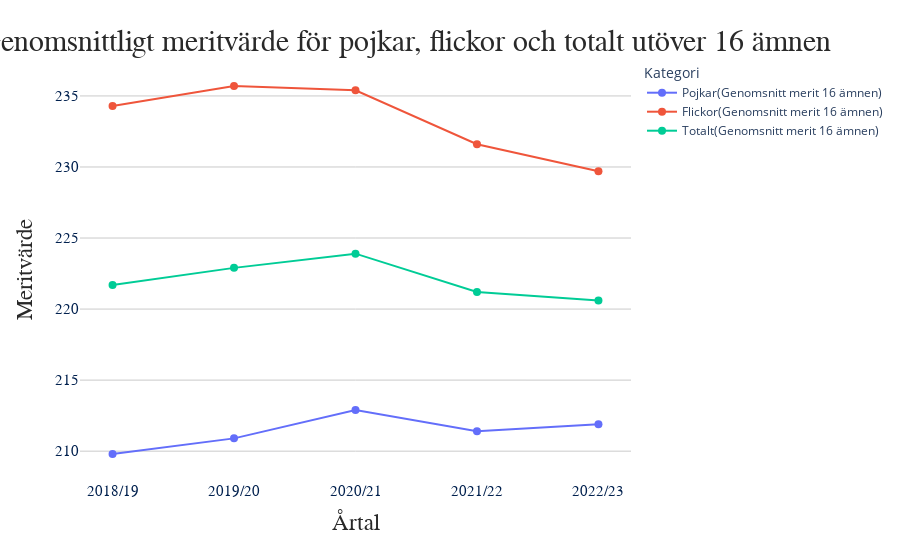

The cell this chart's notebook holds for it:
### Markdown cell above
## B)

### Code cell
df_mean16 = pd.melt(
    df_1b[0:5],
    id_vars="Variabel",
    var_name="Kategori",
    value_vars={
        "Totalt(Genomsnitt merit 16 ämnen)",
        "Flickor(Genomsnitt merit 16 ämnen)",
        "Pojkar(Genomsnitt merit 16 ämnen)",
    },
    value_name="Meritvärde",
)

fig = px.line(
    df_mean16,
    x="Variabel",
    y="Meritvärde",
    color="Kategori",
    labels={"Variabel": "Årtal"},
    markers= True
)

fig.update_layout(
    title="Genomsnittligt meritvärde för pojkar, flickor och totalt utöver 16 ämnen",
    title_font=dict(
        family="Calibri",
        color=colors["GRAY1"],
        size=30,
    ),
    title_x=0.45,
    title_xanchor="center",
    title_yanchor="top",
    plot_bgcolor= "white"
)

fig.update_traces(
    line=dict(width=2),
    textposition="top center",
    marker=dict(
        size=8,
    ),
)

fig.update_xaxes(
    titlefont=dict(
        family="Calibri",
        color=colors["GRAY1"],
        size=23,
    ),
    tickfont=dict(
        family="Ariel",
        size=15,
        color=colors["BLUE2"],
    ),
)

fig.update_yaxes(
    titlefont=dict(
        family="Calibri",
        color=colors["GRAY1"],
        size=23,
    ),
    tickfont=dict(
        family="Ariel",
        color=colors["BLUE2"],
        size=15,
    ),
    showgrid= True,
    gridcolor= colors["GRAY2"]
)

pio.write_html(fig, "Visualizations/plot_1.B.html")
fig.show()

### Figure 1 — Plotly figure (JSON) as saved in the notebook; plotly's stock layout.template omitted (floating-point values rounded to 4 significant figures)
{"data": [{"hovertemplate": "Kategori=Pojkar(Genomsnitt merit 16 ämnen)<br>Årtal=%{x}<br>Meritvärde=%{y}<extra></extra>", "legendgroup": "Pojkar(Genomsnitt merit 16 ämnen)", "line": {"color": "#636efa", "dash": "solid", "width": 2}, "marker": {"size": 8, "symbol": "circle"}, "mode": "lines+markers", "name": "Pojkar(Genomsnitt merit 16 ämnen)", "orientation": "v", "showlegend": true, "textposition": "top center", "type": "scatter", "x": ["2018/19", "2019/20", "2020/21", "2021/22", "2022/23"], "xaxis": "x", "y": [209.8, 210.9, 212.9, 211.4, 211.9], "yaxis": "y"}, {"hovertemplate": "Kategori=Flickor(Genomsnitt merit 16 ämnen)<br>Årtal=%{x}<br>Meritvärde=%{y}<extra></extra>", "legendgroup": "Flickor(Genomsnitt merit 16 ämnen)", "line": {"color": "#EF553B", "dash": "solid", "width": 2}, "marker": {"size": 8, "symbol": "circle"}, "mode": "lines+markers", "name": "Flickor(Genomsnitt merit 16 ämnen)", "orientation": "v", "showlegend": true, "textposition": "top center", "type": "scatter", "x": ["2018/19", "2019/20", "2020/21", "2021/22", "2022/23"], "xaxis": "x", "y": [234.3, 235.7, 235.4, 231.6, 229.7], "yaxis": "y"}, {"hovertemplate": "Kategori=Totalt(Genomsnitt merit 16 ämnen)<br>Årtal=%{x}<br>Meritvärde=%{y}<extra></extra>", "legendgroup": "Totalt(Genomsnitt merit 16 ämnen)", "line": {"color": "#00cc96", "dash": "solid", "width": 2}, "marker": {"size": 8, "symbol": "circle"}, "mode": "lines+markers", "name": "Totalt(Genomsnitt merit 16 ämnen)", "orientation": "v", "showlegend": true, "textposition": "top center", "type": "scatter", "x": ["2018/19", "2019/20", "2020/21", "2021/22", "2022/23"], "xaxis": "x", "y": [221.7, 222.9, 223.9, 221.2, 220.6], "yaxis": "y"}], "layout": {"legend": {"title": {"text": "Kategori"}, "tracegroupgap": 0}, "margin": {"t": 60}, "plot_bgcolor": "white", "title": {"font": {"color": "#292929", "family": "Calibri", "size": 30}, "text": "Genomsnittligt meritvärde för pojkar, flickor och totalt utöver 16 ämnen", "x": 0.45, "xanchor": "center", "yanchor": "top"}, "xaxis": {"anchor": "y", "domain": [0, 1], "tickfont": {"color": "#00204E", "family": "Ariel", "size": 15}, "title": {"font": {"color": "#292929", "family": "Calibri", "size": 23}, "text": "Årtal"}}, "yaxis": {"anchor": "x", "domain": [0, 1], "gridcolor": "#cacaca", "showgrid": true, "tickfont": {"color": "#00204E", "family": "Ariel", "size": 15}, "title": {"font": {"color": "#292929", "family": "Calibri", "size": 23}, "text": "Meritvärde"}}}}
